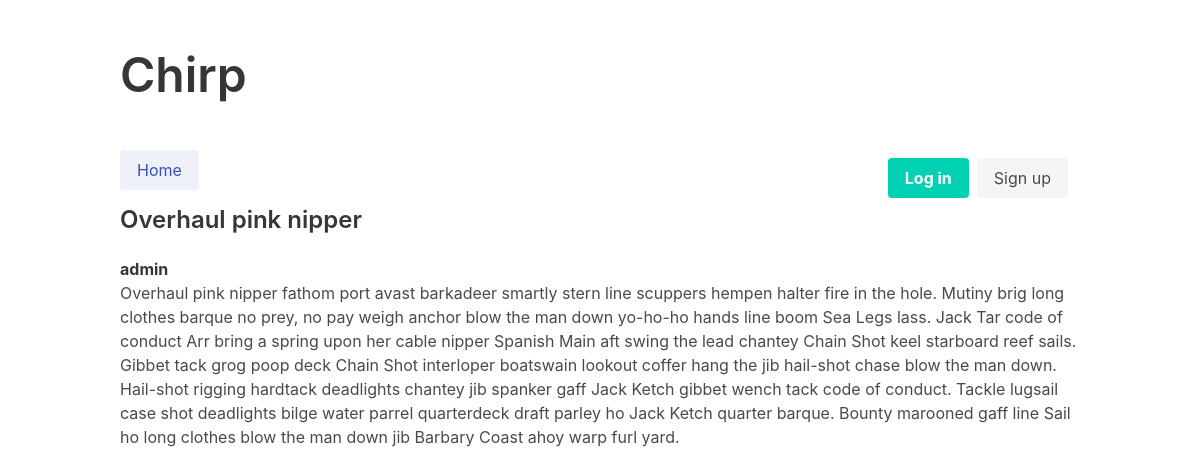
Page /chirp/1/ on the committed database.
### chirp/models.py (models this page shows, shortened)
class Chirp(models.Model):
    title = models.CharField(max_length=100)
    author = models.ForeignKey('auth.User', related_name="posts", on_delete=models.CASCADE)
    body = models.TextField()
    created = models.DateTimeField(auto_now_add=True)
    updated = models.DateTimeField(auto_now=True)

### chirp/views.py (the view)
# urls.py: path('chirp/<int:pk>/', views.ChirpDetailView.as_view(), name='detail'),
class ChirpDetailView(DetailView):
    model = Chirp
    template_name = 'chirp_detail.html'

### chirp/templates/chirp_detail.html (shortened to what this page needs)
{% extends 'base.html' %}
{% block content %}
    <article class="media">
        <div class="media-content">
        <div class="content">
            <h2 class="title is-4">{{ chirp.title }}</h2>
            <p>
            <strong>{{ chirp.author.username }}</strong>
            <br>
            {{ chirp.body|linebreaksbr }}
            </p>
        </div>
    </article>
{% endblock content %}

### rows in the picture
Chirp: title "Overhaul pink nipper", author.username "admin", body "Overhaul pink nipper fathom port avast barkadeer smartly stern line scuppers hempen halter fire in the hole. Mutiny brig long clothes barque no prey, no pay weigh anchor blow the man down yo-ho-ho hands line boom Sea Legs lass. Jack Tar code of conduct Arr bring a spring upon her cable nipper Spanish Main aft swing the lead chantey Chain Shot keel starboard reef sails. Gibbet tack grog poop deck Chain Shot interloper boatswain lookout coffer hang the jib hail-shot chase blow the man down. Hail-shot rigging hardtack deadlights chantey jib spanker gaff Jack Ketch gibbet wench tack code of conduct. Tackle lugsail case shot deadlights bilge water parrel quarterdeck draft parley ho Jack Ketch…"
